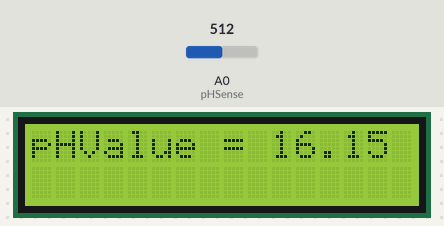
A sketch run on a simulated Arduino Uno, built with avr-gcc and run on an emulated ATmega328P. Shown: 16×2 character LCD. The test bench sets the inputs (shaded band); at power-on: A0 (pHSense) = 512. What the sketch prints to the serial monitor is not drawn.

Above: at 1.2 s.

The sketch:

ph4502c.ino
```cpp
// Program Sensor pH-meter ; PH-4502C
#include <LiquidCrystal_I2C.h>

LiquidCrystal_I2C lcd(0x27, 16, 2);
/*
int pH = A0;
int buf[10], temp;

float PH(float voltage) {
  return 7 + ((12.5 - voltage) / 0.18);
}

void setup() {
  // put your setup code here, to run once:
  Serial.begin(9600);
  pinMode(pH, INPUT);

  lcd.init();
  lcd.backlight();
  delay(1000);
  lcd.clear();
}

void loop() {
  lcd.clear();

  for(int i=0;i<10;i++){
    buf[i]=analogRead(pH);
    delay(10);
  }

  float avgValue = 0;
  for(int i=0;i<10;i++)
  avgValue += buf[i];

  //float pHVol = (float)avgValue*5.0/1024/10;
  float pHVol = (float)avgValue*5/1024/10;
  float pHValue = -5.70 * pHVol + 21.34;

  lcd.setCursor(0,0);
  lcd.print("pHValue = ");
  lcd.print(pHValue);
  delay(1000);

  Serial.print("sensor = ");
  Serial.println(PH(pHVol));
  Serial.println(pHValue);

  delay(1000);
}
*/

int pHSense = A0;
int samples = 10;
float adc_resolution = 1024.0;


  float pH(float voltage){
    return 16.15 + ((2.5 - voltage)/0.18);
  }

void setup(){
  Serial.begin(9600);
  pinMode(pHSense, INPUT);

  lcd.init();
  lcd.backlight();
  delay(1000);
  lcd.clear();
}

void loop(){
  lcd.clear();

  int measuring = 0;

  for(int i=0;i<samples;i++){
    measuring += analogRead(pHSense);
    delay(10);
  }

  float voltage = 5/adc_resolution*measuring/samples;

  lcd.setCursor(0,0);
  lcd.print("pHValue = ");
  lcd.print(pH(voltage));
  delay(1000);

  Serial.print("pH = ");
  Serial.println(pH(voltage));
  delay(3000);
}
```

Measured:
- what the display in image 0 shows lasts 4.0 s, from 1.2 s to 5.2 s
